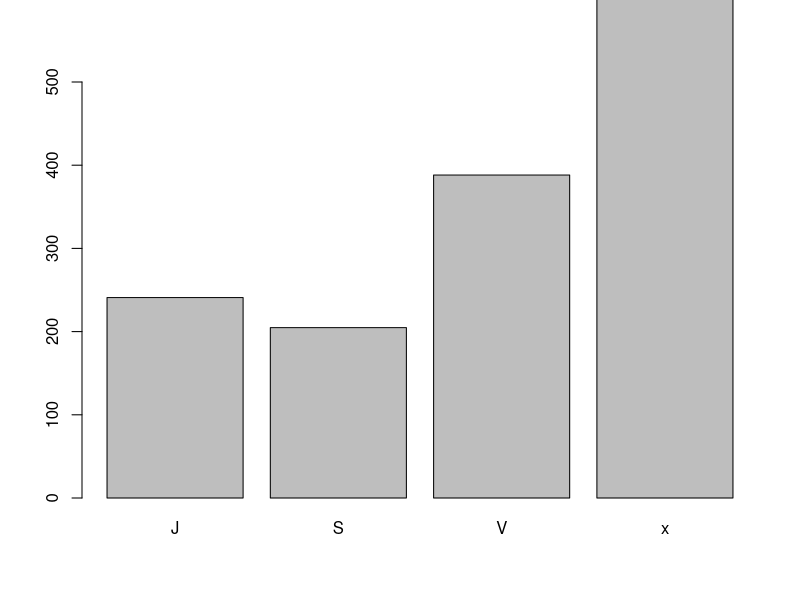

This chart was generated by the following R code:
## ---- chunk 1
# import library tidyverse for pipelines and read dataset
library(tidyverse)                
data <- read_csv("data/dataset.csv")
## ---- chunk 2
# Výpočet piemernej vzidalenosti podľa svetovej strany a počet miest
data %>%
  select(`Vzdialenosť od Trnavy(km)`, `Svetová strana od Trnavy`) %>%
  group_by(`Svetová strana od Trnavy`) %>%
  summarise(priemerna_vzidalenost=mean(strtoi(`Vzdialenosť od Trnavy(km)`)),
            pocet_obci=n())

## ---- chunk 3
# Počet narodených ľudí pre každú obec za to obdobie rokov
prezitie = data %>%
  select(1:57, `Svetová strana od Trnavy`) %>%
  mutate(spolu_narodených=rowSums(across(2:29)),
         spolu_zomretých=rowSums(across(30:57)),
         rozdiel=spolu_narodených-spolu_zomretých
         )%>%
  select(1, 58, 59, 60, 61)
## ---- chunk 4
# Obce ktoré vymierajú samé o sebe
total = prezitie %>%
  filter(rozdiel < 0)

## ---- chunk 5
# Má vzdialenosť od trnavy niečo spoločné s vymieraním obcí ?
vzdialenost = prezitie %>%
  filter(rozdiel < 0) %>%
  group_by(`Svetová strana od Trnavy`) %>%
  summarise(pocet=n())
## ---- chunk 6
merge(total,vzdialenost, by=1)
## ---- chunk 7
# Rovnaká analýza v priebehu všetkých rokov a so všetkými argumentami
priemerný_prírastok = data %>%
  select(1,167:193, `Vzdialenosť od Trnavy(km)`,`Svetová strana od Trnavy`) %>%
  mutate(nárast=rowSums(across(2:26))) %>%
  select(1, `Vzdialenosť od Trnavy(km)`,`Svetová strana od Trnavy`, `nárast`) %>%
  group_by(`Svetová strana od Trnavy`) %>%
  summarise(priemerný_prírastok = mean(`nárast`))
## ---- chunk 8
priemerný_prírastok=priemerný_prírastok[-4,]
barplot(priemerný_prírastok[["priemerný_prírastok"]],ylim=c(0,500), names.arg=priemerný_prírastok[["Svetová strana od Trnavy"]])
## ---- chunk 9
merge(priemerný_prírastok, vzdialenost, by=1)
